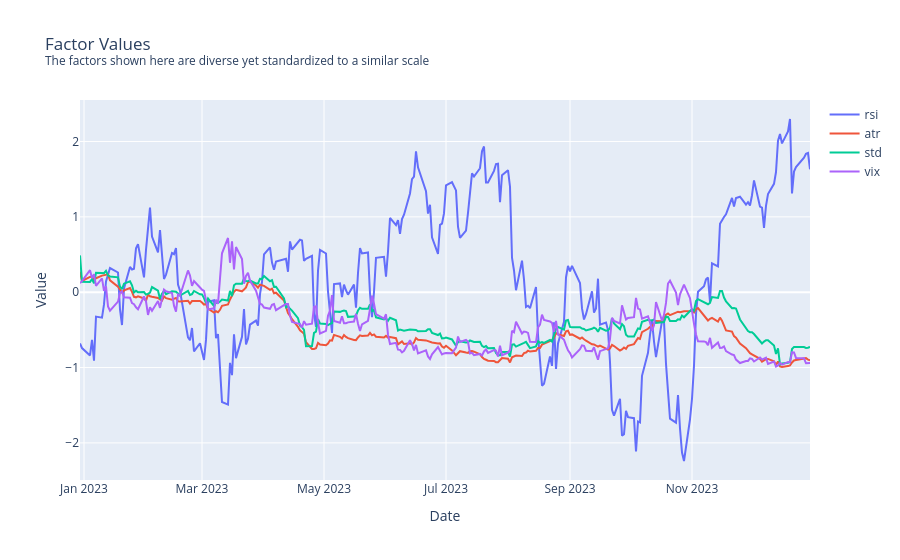

Notebook code for this chart:
### Markdown cell above
# Get Factors
The next step is to gather the factors. Let's use the VIX closing price and the following indicators of the SPY market index:
 - Relative strength index
 - Average true range
 - Standard deviation of daily returns

After you gather all the factors, standardize them so you can use them as input to the neural network.

### Code cell
qb.settings.daily_precise_end_time = False
spy_symbol = qb.add_equity("SPY", Resolution.DAILY).symbol

# Define the parameters.
period = 21
start_date = datetime(1990, 1, 1)
end_date = datetime(2024, 1, 1)

# Get the RSI indicator data.
rsi = qb.indicator(
    RelativeStrengthIndex(period), spy_symbol, start_date, end_date
)['current']
rsi.name = 'rsi'

# Get the ATR indicator (normalized by SMA of price) data.
atr = qb.indicator(
    AverageTrueRange(period, MovingAverageType.SIMPLE), 
    spy_symbol, start_date, end_date
)['current']
atr /= qb.indicator(
    SimpleMovingAverage(period), spy_symbol, start_date, end_date
)['current']
atr.name = 'atr'

# Get the STD indicator (STD of daily returns) data.
std = qb.history(spy_symbol, start_date, end_date).loc[spy_symbol][
    'close'].pct_change().dropna().rolling(period).std().dropna()
std.name = 'std'

# Get the VIX factor data.
vix_symbol = qb.add_data(CBOE, "VIX", Resolution.DAILY).symbol
vix = qb.history(vix_symbol, start_date, end_date).loc[vix_symbol]['close']
vix.name = "vix"

# Combine factors into a matrix.
factors = pd.concat([rsi, atr, std, vix], axis=1).dropna()

# Standardize factors for the neural network.
from sklearn.preprocessing import StandardScaler
factors = pd.DataFrame(
    StandardScaler().fit_transform(factors.values),  
    columns=factors.columns, index=factors.index
)

# Display the factors.
period = 252
go.Figure(
    [
        go.Scatter(
            x=factors.index[-period:], y=factors[f].iloc[-period:], name=f
        ) 
        for f in factors.columns
    ],
    dict(
        title="Factor Values<br><sup>The factors shown here are diverse "
            + "yet standardized to a similar scale</sup>", 
        xaxis_title="Date", yaxis_title="Value"
    )
).show()
factors

### Figure 1 — Plotly figure (JSON) as saved in the notebook; plotly's stock layout.template omitted (floating-point values rounded to 4 significant figures; data arrays with more than 128 entries replaced by an {"elided": "..."} marker saying what was removed)
{"data": [{"name": "rsi", "type": "scatter", "x": {"elided": "252 str values"}, "y": {"elided": "252 float values"}}, {"name": "atr", "type": "scatter", "x": {"elided": "252 str values"}, "y": {"elided": "252 float values"}}, {"name": "std", "type": "scatter", "x": {"elided": "252 str values"}, "y": {"elided": "252 float values"}}, {"name": "vix", "type": "scatter", "x": {"elided": "252 str values"}, "y": {"elided": "252 float values"}}], "layout": {"autosize": true, "title": {"text": "Factor Values<br><sup>The factors shown here are diverse yet standardized to a similar scale</sup>"}, "xaxis": {"autorange": true, "range": ["2022-12-30", "2023-12-30"], "title": {"text": "Date"}, "type": "date"}, "yaxis": {"autorange": true, "range": [-2.492, 2.551], "title": {"text": "Value"}, "type": "linear"}}}
